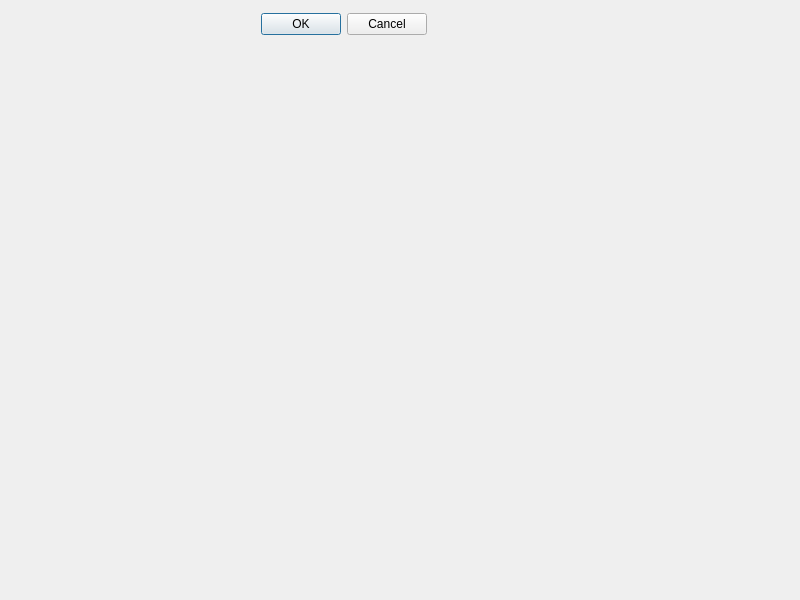
<?xml version="1.0" encoding="UTF-8"?>
<ui version="4.0">
 <class>Widget</class>
 <widget class="QWidget" name="Widget">
  <property name="geometry">
   <rect>
    <x>0</x>
    <y>0</y>
    <width>800</width>
    <height>600</height>
   </rect>
  </property>
  <property name="windowTitle">
   <string>Widget</string>
  </property>
  <widget class="QDialogButtonBox" name="buttonBox">
   <property name="geometry">
    <rect>
     <x>260</x>
     <y>10</y>
     <width>167</width>
     <height>29</height>
    </rect>
   </property>
   <property name="standardButtons">
    <set>QDialogButtonBox::Cancel|QDialogButtonBox::Ok</set>
   </property>
  </widget>
 </widget>
 <resources/>
 <connections/>
</ui>
